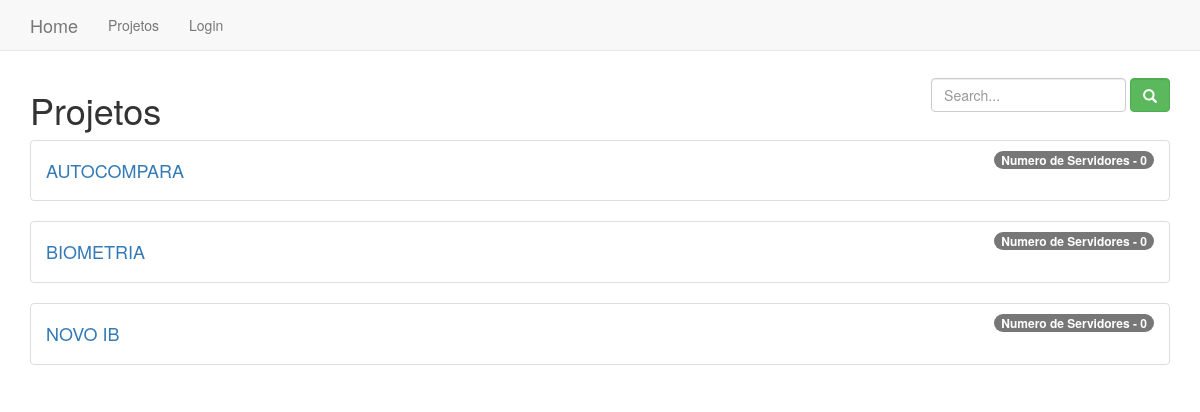
The app's page /, older data.
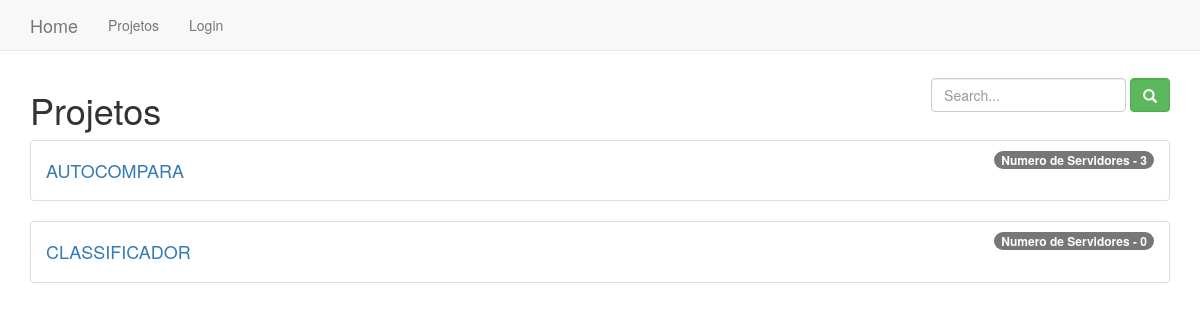
The same page, newer data.
### Banksphere/models.py (models this page shows, shortened)
class Projetos(models.Model):
    nome = models.CharField("Nome", max_length=100)
    def get_servidores_count(self):
        return self.projeto.count()
    def get_proj_detail_url(self):
        return u"/proj_detail/%i" % self.id
    class Meta:
        ordering = ['nome']
        verbose_name = 'projeto'
        verbose_name_plural = 'projetos'

### Banksphere/views.py (the view)
# urls.py: url(r'^$', 'Banksphere.views.lista_proj', name='lista_proj'),
def lista_proj(request):
    proj = Projetos.objects.all()
    var_get_search = request.GET.get('search_box')
    if var_get_search is not None:
        proj = proj.filter(nome__icontains=var_get_search)
    return render(request, 'lista_projetos.html', {'proj': proj})

### Ambiente/templates/lista_projetos.html (shortened to what this page needs)
{% extends "base.html" %}
{% block content %}
    <form class="navbar-form navbar-right" action="." method="get">
        <input id="search_box" name="search_box" type="text" placeholder="Search..." class="form-control">
        <button type="submit" class="btn btn-success form-control"><span class="glyphicon glyphicon-search"></span></button>
    </form>
    <h1>Projetos</h1>
    {% for projeto in proj %}
        <ul class="list-group">
          <li class="list-group-item">
            <span class="badge">Numero de Servidores - {{ projeto.get_servidores_count}}</span>
            <h4><a href="{{ projeto.get_proj_detail_url }}">{{ projeto.nome }}</a></h4>
                      </li>
        </ul>
    {% endfor %}
{% endblock content %}

Row changes from the older to the newer data that the page shows:
removed Projetos: get_servidores_count "0", nome "AUTOCOMPARA"
removed Projetos: get_servidores_count "0", nome "BIOMETRIA"
removed Projetos: get_servidores_count "0", nome "NOVO IB"
added Projetos: get_servidores_count "3", nome "AUTOCOMPARA"
added Projetos: get_servidores_count "0", nome "CLASSIFICADOR"
